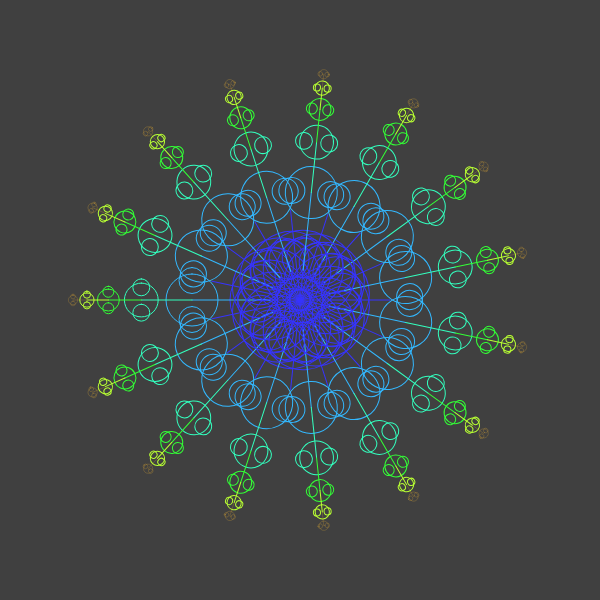
Frame 1 (no input)
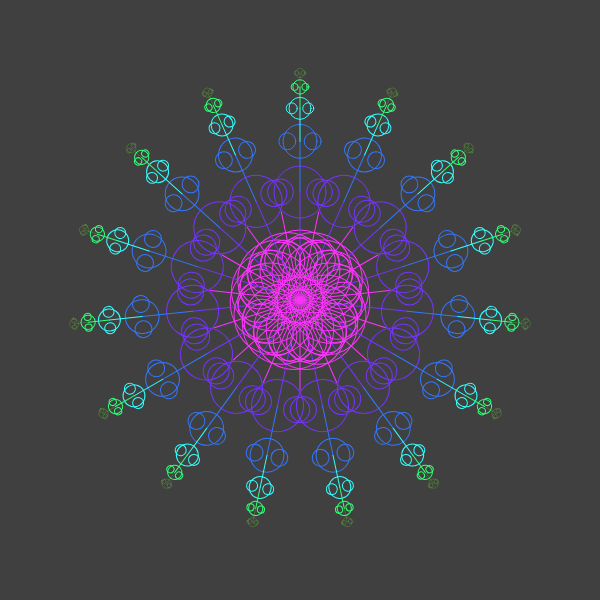
Frame 60 (no input)
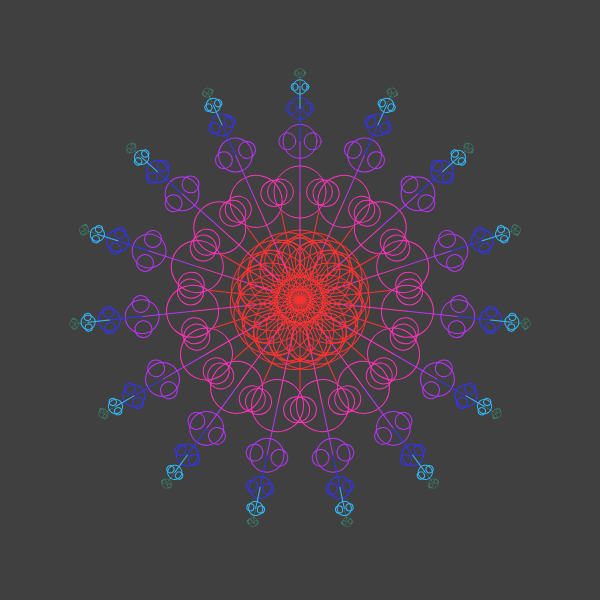
Frame 120 (the mouse pressed at the canvas centre since frame 60)

The p5.js sketch that drew these frames (run headless with seeded random() and noise() and a simulated clock; from frame 60 on, the mouse is pressed at the canvas centre):

// p5.js sketch
// ── sketch.js
// Fractal Assignment 05
// Priyansh Jhanji
// 16 April 2025
// 
// Description:
// A circular fractal that spins, zooms, and changes colors . 
// You can zoom in and out by dragging the mouse, and pause the fractal by pressing the spacebar.
//
// Production Rules:
// 1. Start with a vertical line.
// 2. Draw circles at the tip of the line depending on zoom level.
// 3. Recursively draw smaller lines at the tip of each previous line.
// 4. Reduce line length by 65% at each  step.
// 5. Stop when line length is small enough .

let scaleFactor = 1;         
let paused = false;          
let rotationSpeed = 30;    

function setup() {
  createCanvas(600, 600);         
  frameRate(60);                  
  angleMode(DEGREES);             
  colorMode(HSB, 360, 50, 100);  
  noFill();                       
}

function draw() {
  background(25, 20);              
  translate(width / 2, height / 2); 
  scale(scaleFactor);             

  let branches = 15;              // Number of branches in the fractal
  for (let i = 0; i < branches; i++) {
    push(); 
    rotate(i * (360 / branches) + frameCount * rotationSpeed); // Rotate each branch 
    drawFractal(0, 90, 120, 6); // Draw the fractal at the tip
    pop(); 
  }

  // Control rotation speed based on pause state
  if (paused) {
    rotationSpeed = 0;
  } else {
    rotationSpeed = 30;
  }
}

// Function to draw the fractal
function drawFractal(x, y, l, depth) {
  if (depth <= 0 || l < 5) {
    return; // Stop  when depth reaches 0 or line length becomes too small
  }

  let hueVal = (frameCount + depth * 40) % 360;
  stroke(hueVal, 40, 100);                     
  strokeWeight(map(depth, 1, 0, 0.2, 1.5));    

  line(x, y, x, y - l); 

  let nx = x;          
  let ny = y - l;      

  // Draw circles at the tip of each line (changes based on zoom level)
  if (scaleFactor > 0.45) {
    circle(nx, ny, l / 1.5);
    circle(nx + l / 4, ny, l / 3);
    circle(nx - l / 4, ny, l / 3);
  } else {
    circle(nx, ny, l / 1.5);
    circle(nx + l / 4, ny, l - 3);
    circle(nx - l / 4, ny, l + 3);
    circle(nx / l / 4, ny, l * 3);
    circle(nx * l / 4, ny, l / 3);
  }

  // Recursively draw smaller fractals
  drawFractal(nx, ny, l * 0.65, depth - 1); // Reduce length and depth for next recursion
}

function mouseDragged() {
  // Zoom in or out based on mouse position
  if (mouseY < height / 2) {
    scaleFactor += 0.05;  // Zoom in
  } else {
    scaleFactor -= 0.05;  // Zoom out
  }
  scaleFactor = constrain(scaleFactor, 0.2, 3); // Limit the zoom range
}

function keyPressed(){
  // Pause when spacebar is pressed
  if (keyCode === 32) {
    paused = !paused;
  }
}

// ── style.css
html {
  margin: 0;
  padding: 0;
}
body{
  position:absolute;
  top: 50%;
  left: 50%;
  transform: translate(-50%, -50%);
  background-color: #000;
}
canvas {
  display: block;
}
